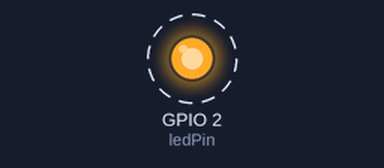
The sketch below on a simulated ESP32-S3. On the bench: output pins drawn as LEDs (lit = HIGH). Dashed ring = blinking.

Above: at 0.5 s.
Timing chart, 0 to 4.6 s (numbered marks = the images above):
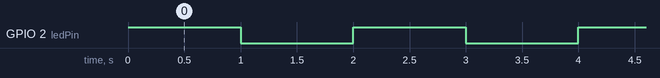

The sketch:

sketch_aug1a.ino
```cpp
#include <Arduino.h>
#include <FreeRTOS.h>

const int ledPin = 2; // Built-in LED on ESP32-S3 Dev Kit is connected to GPIO 2

void blinkTask(void *pvParameters) {
  (void)pvParameters;

  pinMode(ledPin, OUTPUT);

  while (1) {
    digitalWrite(ledPin, HIGH); // Turn on the LED
    vTaskDelay(pdMS_TO_TICKS(1000)); // Wait for 1 second
    digitalWrite(ledPin, LOW); // Turn off the LED
    vTaskDelay(pdMS_TO_TICKS(1000)); // Wait for 1 second
  }
}


void loop() {
  // Nothing to do here in the loop() function
}

void setupRTOS() {
  // Create the LED blink task
  xTaskCreatePinnedToCore(blinkTask, "BlinkTask", 2048, NULL, 1, NULL, ARDUINO_RUNNING_CORE);
}

void setup() {
  // Setup serial port (if needed)
  Serial.begin(115200);

  // Setup FreeRTOS tasks
  setupRTOS();
}
```

Measured:
- by itself, GPIO 2 (ledPin): alternates HIGH for 1.0 s and LOW for 1.0 s
